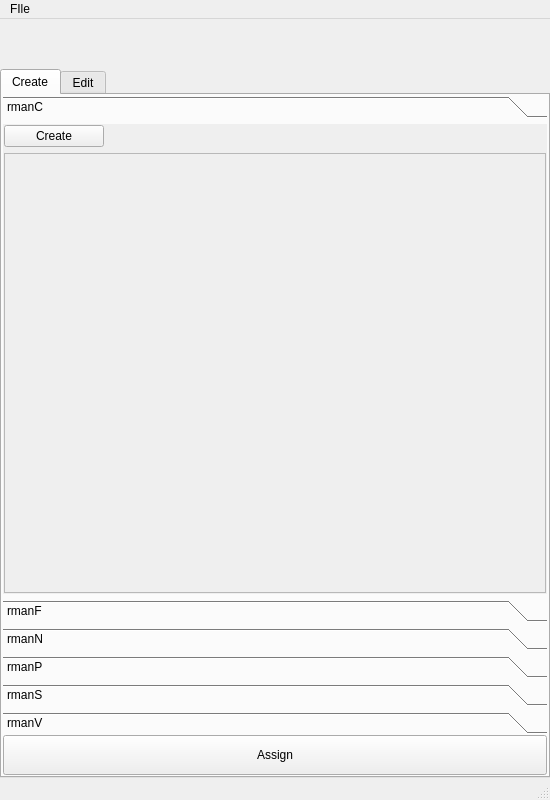
<?xml version="1.0" encoding="UTF-8"?>
<ui version="4.0">
 <class>primvarManager</class>
 <widget class="QMainWindow" name="primvarManager">
  <property name="geometry">
   <rect>
    <x>0</x>
    <y>0</y>
    <width>550</width>
    <height>800</height>
   </rect>
  </property>
  <property name="windowTitle">
   <string>PrimVar Manager</string>
  </property>
  <widget class="QWidget" name="centralwidget">
   <layout class="QVBoxLayout" name="mainLayout">
    <property name="spacing">
     <number>0</number>
    </property>
    <property name="margin">
     <number>0</number>
    </property>
    <item>
     <widget class="QLabel" name="logo">
      <property name="minimumSize">
       <size>
        <width>0</width>
        <height>50</height>
       </size>
      </property>
      <property name="text">
       <string/>
      </property>
     </widget>
    </item>
    <item>
     <widget class="QTabWidget" name="tabWidget">
      <property name="currentIndex">
       <number>0</number>
      </property>
      <widget class="QWidget" name="create">
       <attribute name="title">
        <string>Create</string>
       </attribute>
       <layout class="QVBoxLayout" name="verticalLayout">
        <property name="spacing">
         <number>1</number>
        </property>
        <property name="margin">
         <number>1</number>
        </property>
        <item>
         <widget class="QToolBox" name="toolBox">
          <property name="currentIndex">
           <number>0</number>
          </property>
          <widget class="QWidget" name="rmanc">
           <property name="geometry">
            <rect>
             <x>0</x>
             <y>0</y>
             <width>532</width>
             <height>452</height>
            </rect>
           </property>
           <attribute name="label">
            <string>rmanC</string>
           </attribute>
           <layout class="QVBoxLayout" name="verticalLayout_2">
            <property name="margin">
             <number>1</number>
            </property>
            <item>
             <widget class="QPushButton" name="createRmanC">
              <property name="minimumSize">
               <size>
                <width>0</width>
                <height>0</height>
               </size>
              </property>
              <property name="maximumSize">
               <size>
                <width>100</width>
                <height>16777215</height>
               </size>
              </property>
              <property name="text">
               <string>Create</string>
              </property>
             </widget>
            </item>
            <item>
             <widget class="QScrollArea" name="scrollArea">
              <property name="widgetResizable">
               <bool>true</bool>
              </property>
              <widget class="QWidget" name="scrollAreaWidgetContents">
               <property name="geometry">
                <rect>
                 <x>0</x>
                 <y>0</y>
                 <width>518</width>
                 <height>411</height>
                </rect>
               </property>
               <layout class="QVBoxLayout" name="rmanCLayout">
                <property name="margin">
                 <number>1</number>
                </property>
               </layout>
              </widget>
             </widget>
            </item>
           </layout>
          </widget>
          <widget class="QWidget" name="rmanf">
           <attribute name="label">
            <string>rmanF</string>
           </attribute>
           <layout class="QVBoxLayout" name="verticalLayout_3">
            <property name="margin">
             <number>1</number>
            </property>
            <item>
             <widget class="QPushButton" name="createRmanF">
              <property name="maximumSize">
               <size>
                <width>100</width>
                <height>16777215</height>
               </size>
              </property>
              <property name="text">
               <string>Create</string>
              </property>
             </widget>
            </item>
            <item>
             <widget class="QScrollArea" name="scrollArea_2">
              <property name="widgetResizable">
               <bool>true</bool>
              </property>
              <widget class="QWidget" name="scrollAreaWidgetContents_2">
               <property name="geometry">
                <rect>
                 <x>0</x>
                 <y>0</y>
                 <width>518</width>
                 <height>411</height>
                </rect>
               </property>
               <layout class="QVBoxLayout" name="rmanFLayout">
                <property name="margin">
                 <number>1</number>
                </property>
               </layout>
              </widget>
             </widget>
            </item>
           </layout>
          </widget>
          <widget class="QWidget" name="rmann">
           <attribute name="label">
            <string>rmanN</string>
           </attribute>
           <layout class="QVBoxLayout" name="verticalLayout_4">
            <property name="margin">
             <number>1</number>
            </property>
            <item>
             <widget class="QPushButton" name="createRmanN">
              <property name="maximumSize">
               <size>
                <width>100</width>
                <height>16777215</height>
               </size>
              </property>
              <property name="text">
               <string>Create</string>
              </property>
             </widget>
            </item>
            <item>
             <widget class="QScrollArea" name="scrollArea_3">
              <property name="widgetResizable">
               <bool>true</bool>
              </property>
              <widget class="QWidget" name="scrollAreaWidgetContents_3">
               <property name="geometry">
                <rect>
                 <x>0</x>
                 <y>0</y>
                 <width>518</width>
                 <height>411</height>
                </rect>
               </property>
               <layout class="QVBoxLayout" name="rmanNLayout">
                <property name="margin">
                 <number>1</number>
                </property>
               </layout>
              </widget>
             </widget>
            </item>
           </layout>
          </widget>
          <widget class="QWidget" name="rmanp">
           <attribute name="label">
            <string>rmanP</string>
           </attribute>
           <layout class="QVBoxLayout" name="verticalLayout_5">
            <property name="margin">
             <number>1</number>
            </property>
            <item>
             <widget class="QPushButton" name="createRmanP">
              <property name="maximumSize">
               <size>
                <width>100</width>
                <height>16777215</height>
               </size>
              </property>
              <property name="text">
               <string>Create</string>
              </property>
             </widget>
            </item>
            <item>
             <widget class="QScrollArea" name="scrollArea_4">
              <property name="widgetResizable">
               <bool>true</bool>
              </property>
              <widget class="QWidget" name="scrollAreaWidgetContents_4">
               <property name="geometry">
                <rect>
                 <x>0</x>
                 <y>0</y>
                 <width>518</width>
                 <height>411</height>
                </rect>
               </property>
               <layout class="QVBoxLayout" name="rmanPLayout">
                <property name="margin">
                 <number>1</number>
                </property>
               </layout>
              </widget>
             </widget>
            </item>
           </layout>
          </widget>
          <widget class="QWidget" name="rmans">
           <property name="geometry">
            <rect>
             <x>0</x>
             <y>0</y>
             <width>532</width>
             <height>452</height>
            </rect>
           </property>
           <attribute name="label">
            <string>rmanS</string>
           </attribute>
           <layout class="QVBoxLayout" name="verticalLayout_6">
            <property name="margin">
             <number>1</number>
            </property>
            <item>
             <widget class="QPushButton" name="createRmanS">
              <property name="maximumSize">
               <size>
                <width>100</width>
                <height>16777215</height>
               </size>
              </property>
              <property name="text">
               <string>Create</string>
              </property>
             </widget>
            </item>
            <item>
             <widget class="QScrollArea" name="scrollArea_5">
              <property name="widgetResizable">
               <bool>true</bool>
              </property>
              <widget class="QWidget" name="scrollAreaWidgetContents_5">
               <property name="geometry">
                <rect>
                 <x>0</x>
                 <y>0</y>
                 <width>518</width>
                 <height>411</height>
                </rect>
               </property>
               <layout class="QVBoxLayout" name="rmanSLayout">
                <property name="margin">
                 <number>1</number>
                </property>
               </layout>
              </widget>
             </widget>
            </item>
           </layout>
          </widget>
          <widget class="QWidget" name="rmanv">
           <attribute name="label">
            <string>rmanV</string>
           </attribute>
           <layout class="QVBoxLayout" name="verticalLayout_7">
            <property name="margin">
             <number>1</number>
            </property>
            <item>
             <widget class="QPushButton" name="createRmanV">
              <property name="maximumSize">
               <size>
                <width>100</width>
                <height>16777215</height>
               </size>
              </property>
              <property name="text">
               <string>Create</string>
              </property>
             </widget>
            </item>
            <item>
             <widget class="QScrollArea" name="scrollArea_6">
              <property name="widgetResizable">
               <bool>true</bool>
              </property>
              <widget class="QWidget" name="scrollAreaWidgetContents_6">
               <property name="geometry">
                <rect>
                 <x>0</x>
                 <y>0</y>
                 <width>518</width>
                 <height>411</height>
                </rect>
               </property>
               <layout class="QVBoxLayout" name="rmanVLayout">
                <property name="margin">
                 <number>1</number>
                </property>
               </layout>
              </widget>
             </widget>
            </item>
           </layout>
          </widget>
         </widget>
        </item>
        <item>
         <widget class="QPushButton" name="assign">
          <property name="minimumSize">
           <size>
            <width>0</width>
            <height>40</height>
           </size>
          </property>
          <property name="text">
           <string>Assign</string>
          </property>
         </widget>
        </item>
       </layout>
      </widget>
      <widget class="QWidget" name="edit">
       <attribute name="title">
        <string>Edit</string>
       </attribute>
       <layout class="QVBoxLayout" name="verticalLayout_9">
        <item>
         <widget class="QLabel" name="label">
          <property name="text">
           <string>Coming Soon</string>
          </property>
         </widget>
        </item>
       </layout>
      </widget>
     </widget>
    </item>
   </layout>
  </widget>
  <widget class="QMenuBar" name="menubar">
   <property name="geometry">
    <rect>
     <x>0</x>
     <y>0</y>
     <width>550</width>
     <height>22</height>
    </rect>
   </property>
   <widget class="QMenu" name="menuFIle">
    <property name="title">
     <string>FIle</string>
    </property>
    <widget class="QMenu" name="menuHelp">
     <property name="title">
      <string>Help</string>
     </property>
     <addaction name="action_pxar_Documenation"/>
     <addaction name="action_tool_Documentation"/>
    </widget>
    <widget class="QMenu" name="menuEmail_Developer">
     <property name="title">
      <string>Email Developer</string>
     </property>
     <addaction name="action_email_suggestion"/>
     <addaction name="action_email_error"/>
    </widget>
    <addaction name="menuHelp"/>
    <addaction name="action_clear"/>
    <addaction name="menuEmail_Developer"/>
    <addaction name="separator"/>
    <addaction name="action_close_ui"/>
   </widget>
   <addaction name="menuFIle"/>
  </widget>
  <widget class="QStatusBar" name="statusbar"/>
  <action name="action_pxar_Documenation">
   <property name="text">
    <string>Pixar Documenation</string>
   </property>
  </action>
  <action name="action_clear">
   <property name="text">
    <string>Clear</string>
   </property>
  </action>
  <action name="action_email_suggestion">
   <property name="text">
    <string>Sugestions</string>
   </property>
  </action>
  <action name="action_email_error">
   <property name="text">
    <string>Error/Issues</string>
   </property>
  </action>
  <action name="actionExit">
   <property name="text">
    <string>Exit</string>
   </property>
  </action>
  <action name="action_tool_Documentation">
   <property name="text">
    <string>Tool Documentation</string>
   </property>
  </action>
  <action name="action_close_ui">
   <property name="text">
    <string>Close</string>
   </property>
  </action>
 </widget>
 <resources/>
 <connections/>
</ui>
